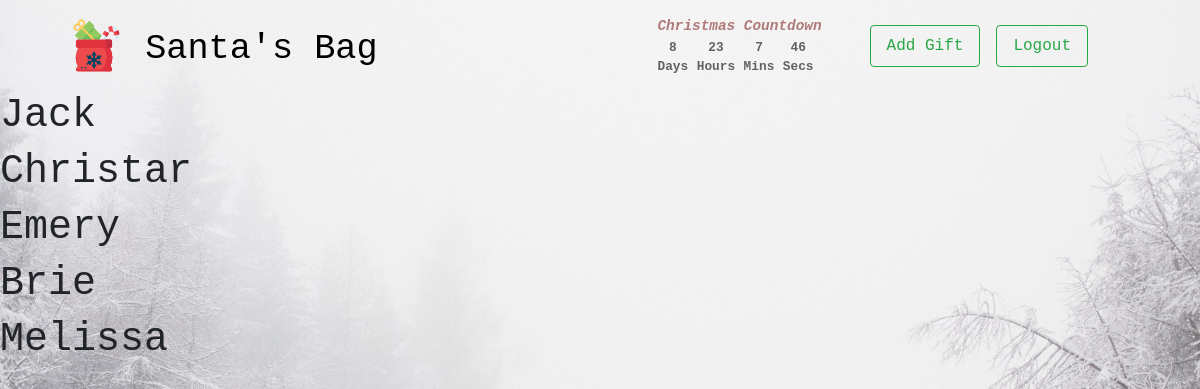
The app's page /recipients (signed in), older data.
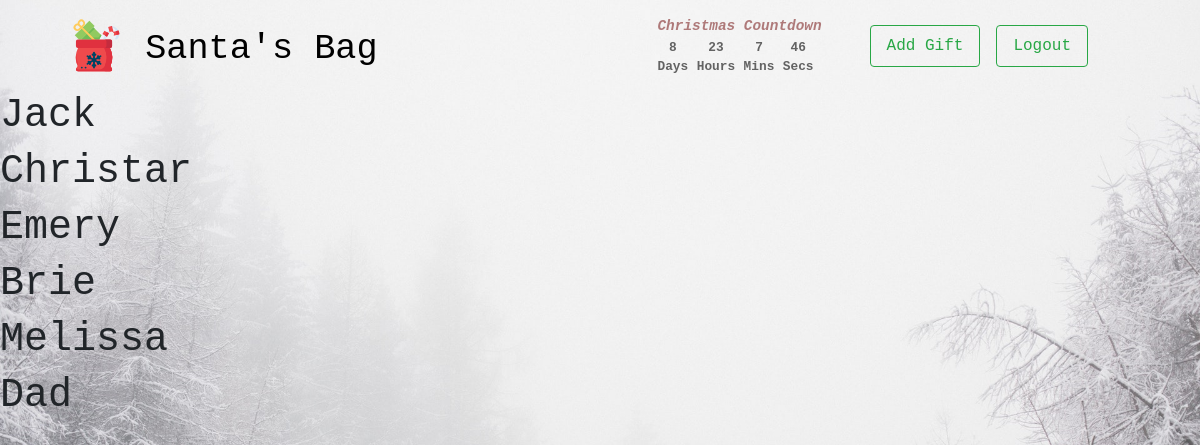
The same page, newer data.
### mainapp/models.py (models this page shows)
class Recipient(models.Model):
    def __str__(self):
        return self.name
    name = models.CharField(max_length=150)
    user = models.ForeignKey(
        "auth.User",
        on_delete=models.CASCADE
    )

### mainapp/views.py (the view)
# urls.py: path('recipients', views.distinct_recipients, name='recipients'),
def distinct_recipients(request):
    recipients = Recipient.objects.filter(user=request.user.id)
    context = {'recipients': recipients}
    return render(request, 'mainapp/recipients.html', context)

### mainapp/templates/mainapp/recipients.html
{% extends 'mainapp/base.html'%}
{%block body%}
{% if user.is_authenticated %}
    {% for item in recipients  %}
        <h1>{{item}}</h1>
    {% endfor %}
{% endif %}
{%endblock%}

Row changes from the older to the newer data that the page shows:
added Recipient: name "Dad"
